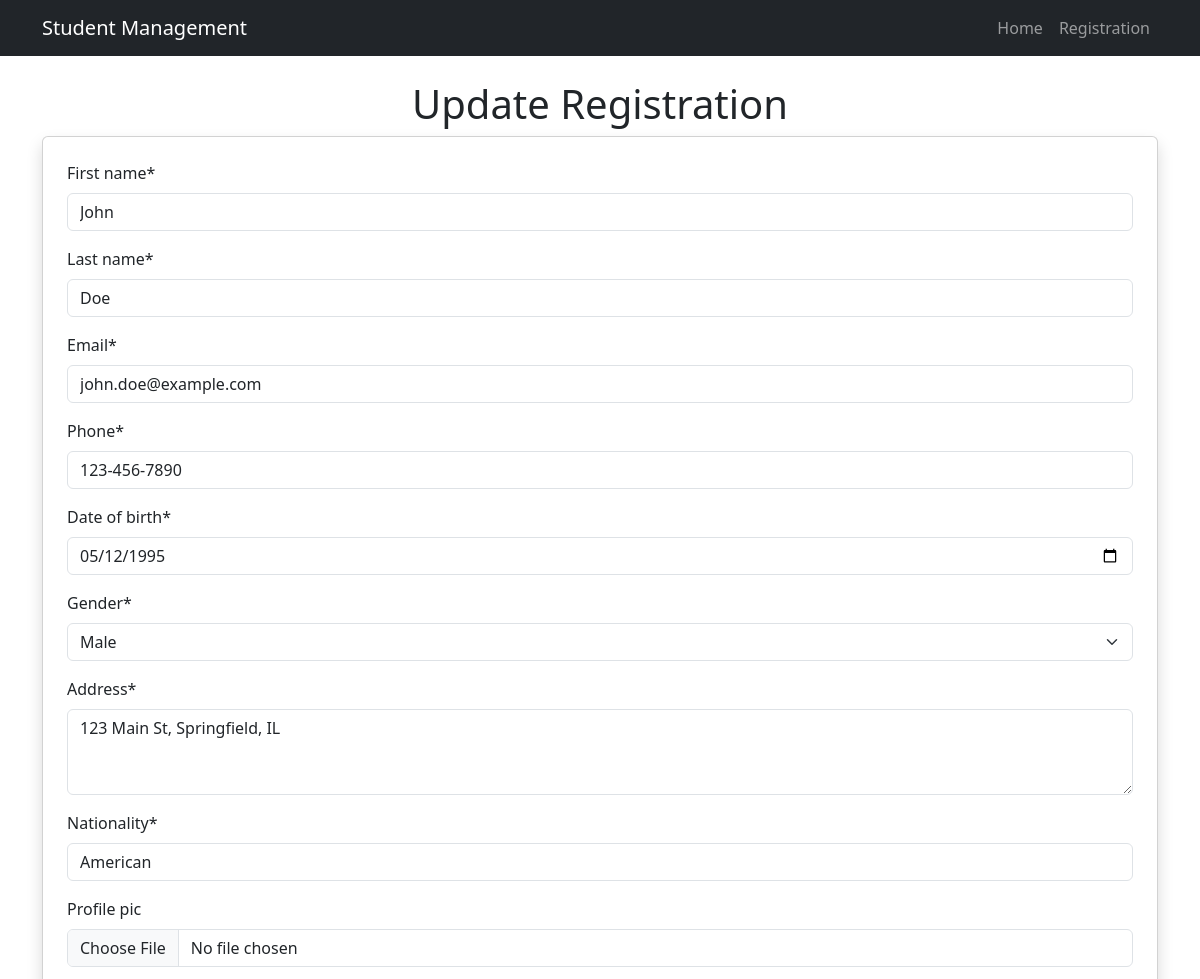
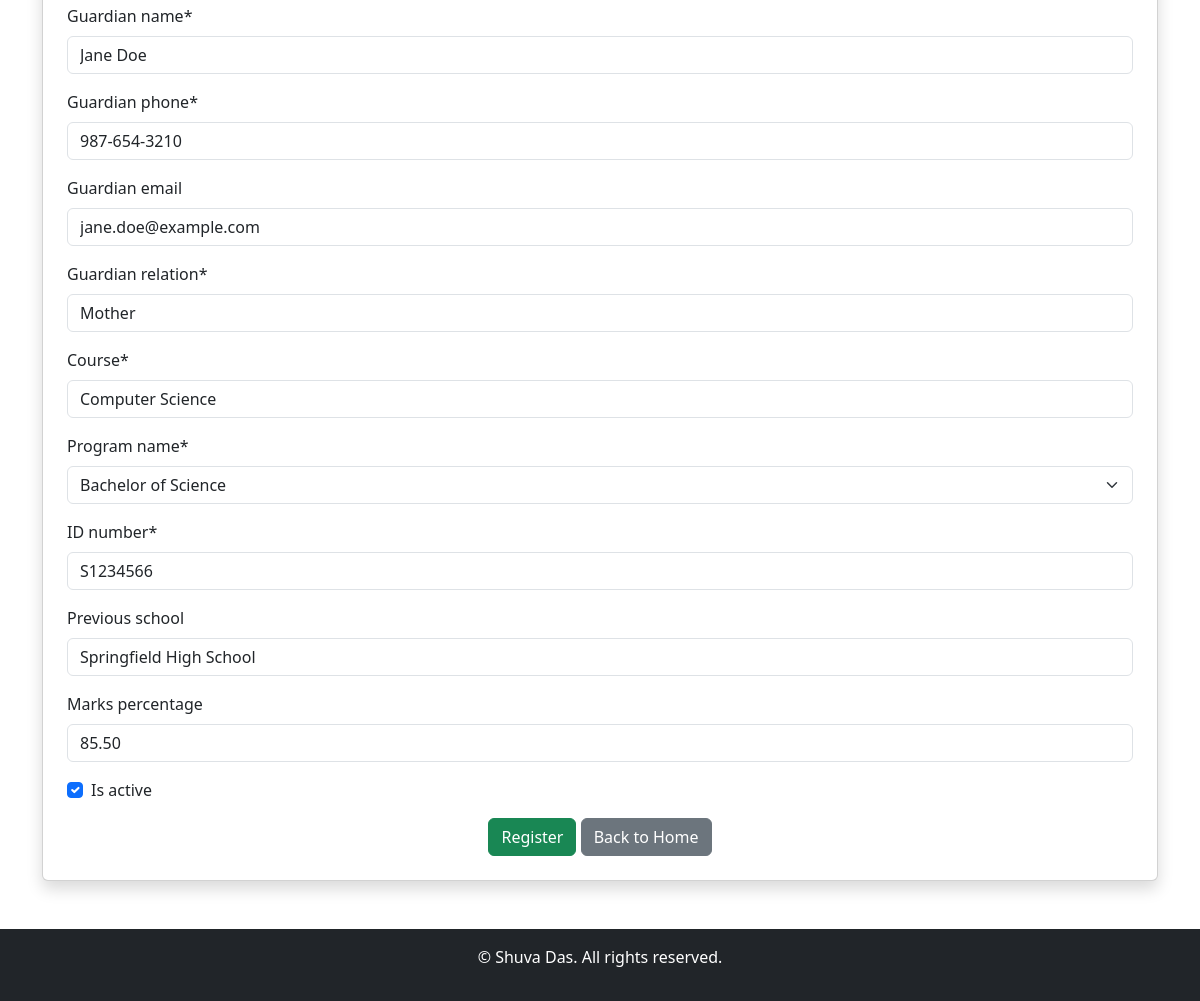
The app's page /edit/student/2 with its own data (2 pictures, top to bottom).
### students/models.py (models this page shows, shortened)
class Student(models.Model):
    GENDER_CHOICES=[
        ('M','Male'),
        ('F','Female'),
        ('O','Other'),
    ]
    PROGRAM_NAME=[
        ('B.Tech','Bachelor of Technology'),
        ('M.Tech','Master of Technology'),
        ('B.Sc','Bachelor of Science'),
        ('M.Sc','Master of Science'),
        ('B.Com','Bachelor of Commerce'),
        ('M.Com','Master of Commerce'),
        ('B.A','Bachelor of Arts'),
        ('M.A','Master of Arts'),
        ('B.B.A','Bachelor of Business Administration'),
        ('M.B.A','Master of Business Administration'),
        ('B.C.A','Bachelor of Computer Applications'),
        ('M.C.A','Master of Computer Applications'),
        ('B.Ed','Bachelor of Education'),
        ('M.Ed','Master of Education'),
        ('B.Arch','Bachelor of Architecture'),
        ('M.Arch','Master of Architecture'),
        ('B.Pharma','Bachelor of Pharmacy'),
        ('M.Pharma','Master of Pharmacy'),
        ('B.Sc Nursing','Bachelor of Science in Nursing'),
        ('M.Sc Nursing','Master of Science in Nursing'),
        ('BDS','Bachelor of Dental Surgery'),
        ('MDS','Master of Dental Surgery'),
        ('MBBS','Bachelor of Medicine and Bachelor of Surgery'),
        ('MD','Doctor of Medicine'),
        ('MS','Master of Surgery'),
        ('DM','Doctorate of Medicine'),
        ('M.Ch','Master of Chirurgiae'),
        ('Diploma','Diploma'),
        ('PG Diploma','Post Graduate Diploma'),
        ('Ph.D','Doctor of Philosophy'),
        ('M.Phil','Master of Philosophy'),
        ('LLB','Bachelor of Laws'),
        ('LLM','Master of Laws'),
        ('B.Arch','Bachelor of Architecture'),
        ('M.Arch','Master of Architecture'),
        ('B.Pharma','Bachelor of Pharmacy'),
        ('M.Pharma','Master of Pharmacy'),
        ('B.Sc Nursing','Bachelor of Science in Nursing'),
        ('M.Sc Nursing','Master of Science in Nursing'),
        ('BDS','Bachelor of Dental Surgery'),
        ('MDS','Master of Dental Surgery'),
        ('MBBS','Bachelor of Medicine and Bachelor of Surgery'),
        ('MD','Doctor of Medicine'),
        ('MS','Master of Surgery'),
        ('DM','Doctorate of Medicine'),
        ('M.Ch','Master of Chirurgiae'),
        ('Diploma','Diploma'),
        ('PG Diploma','Post Graduate Diploma'),
        ('Ph.D','Doctor of Philosophy'),
        ('M.Phil','Master of Philosophy'),
        ('LLB','Bachelor of Laws'),
        ('LLM','Master of Laws'),
        ('B.Arch','Bachelor of Architecture'),
        ('M.Arch','Master of Architecture'),
        ('B.Pharma','Bachelor of Pharmacy'),
        ('M.Pharma','Master of Pharmacy'),
        ('B.Sc Nursing','Bachelor of Science in Nursing'),
        ('M.Sc Nursing','Master of Science in Nursing'),
        ('BDS','Bachelor of Dental Surgery'),
        ('MDS','Master of Dental Surgery'),
        ('MBBS','Bachelor of Medicine and Bachelor of Surgery'),
        ('MD','Doctor of Medicine'),
        ('MS','Master of Surgery'),
        ('DM','Doctorate of Medicine'),
        ('M.Ch','Master of Chirurgiae'),
        ('Diploma','Diploma'),
        ('PG Diploma','Post Graduate Diploma'),
        ('Ph.D','Doctor of Philosophy'),
        ('M.Phil','Master of Philosophy'),
        ('LLB','Bachelor of Laws'),
        ('LLM','Master of Laws'),
        ('B.Arch','Bachelor of Architecture'),
        ('M.Arch','Master of Architecture'),
        ('B.Pharma','Bachelor of Pharmacy'),
        ('M.Pharma','Master of Pharmacy'),
        ('B.Sc Nursing','Bachelor of Science in Nursing'),
        ('M.Sc Nursing','Master of Science in Nursing'),
        ('BDS','Bachelor of Dental Surgery'),
        ('MDS','Master of Dental Surgery'),
        ('MBBS','Bachelor of Medicine and Bachelor of Surgery'),
        ('MD','Doctor of Medicine'),
        ('MS','Master of Surgery'),
        ('DM','Doctorate of Medicine'),
        ('M.Ch','Master of Chirurgiae'),
        ('Diploma','Diploma'),
        ('PG Diploma','Post Graduate Diploma'),
        ('Ph.D','Doctor of Philosophy'),
        ('M.Phil','Master of Philosophy'),
        ('LLB','Bachelor of Laws'),
        ('LLM','Master of Laws'),
        ('B.Arch','Bachelor of Architecture'),
        ('M.Arch','Master of Architecture'),
        ('B.Pharma','Bachelor of Pharmacy'),
        ('M.Pharma','Master of Pharmacy'),
        ('B.Sc Nursing','Bachelor of Science in Nursing'),
        ('M.Sc Nursing','Master of Science in Nursing'),
        ('BDS','Bachelor of Dental Surgery'),
        ('MDS','Master of Dental Surgery'),
        ('MBBS','Bachelor of Medicine and Bachelor of Surgery'),
        ('MD','Doctor of Medicine'),
        ('MS','Master of Surgery'),
        ('DM','Doctorate of Medicine'),
        ('M.Ch','Master of Chirurgiae'),
        ('Diploma','Diploma'),
        ('PG Diploma','Post Graduate Diploma'),
        ('Ph.D','Doctor of Philosophy'),
    ]
    first_name = models.CharField(max_length=100)
    last_name = models.CharField(max_length=100)
    email=models.EmailField(unique=True)
    phone=models.CharField(max_length=15)
    date_of_birth=models.DateField()
    gender=models.CharField(max_length=1,choices=GENDER_CHOICES)
    address=models.TextField()
    nationality=models.CharField(max_length=50)
    profile_pic=models.ImageField(upload_to='profile_pics/',null=True,blank=True)
    guardian_name=models.CharField(max_length=100)
    guardian_phone=models.CharField(max_length=15)
    guardian_email=models.EmailField(null=True,blank=True)
    guardian_relation=models.CharField(max_length=50)
    admission_date=models.DateField(auto_now_add=True)
    course=models.CharField(max_length=150)
    program_name=models.CharField(max_length=20,choices=PROGRAM_NAME)
    ID_number=models.CharField(max_length=20,unique=True)
    previous_school=models.CharField(max_length=150,null=True,blank=True)
    marks_percentage=models.DecimalField(max_digits=5,decimal_places=2,null=True,blank=True)
    is_active=models.BooleanField(default=True)
    created_at=models.DateTimeField(auto_now_add=True)
    updated_at=models.DateTimeField(auto_now=True)

### students/views.py (the view)
# urls.py: path('edit/student/<int:student_id>',edit_information,name='edit_information'),
def edit_information(request,student_id):
    student=get_object_or_404(Student,pk=student_id)
    if request.method == "POST":
        form =EditStudentRegistrationForm(request.POST,instance=student)
        if form.is_valid():
            form.save()
            messages.success(request,'Updated Successfully!')
            return redirect('/')
    else:
        form=EditStudentRegistrationForm(instance=student)
        context={
            'form':form
        }
        return render(request,'registration.html',context)

### templates/registration.html (shortened to what this page needs)
{% extends "index.html" %}
{% load crispy_forms_tags %}
{% block content %}
    <h1 class="text-center">
        {% if form.instance.pk %}
            Update
        {% else %}
            Student
        {% endif %}
        Registration
    </h1>
    <div class="card shadow p-4">
        <form method="post" enctype="multipart/form-data">
            {{ form|crispy }}
            <div class="text-center">
                <button type="submit" class="btn btn-success">Register</button>
                <a href="{% url 'homepage' %}" class="btn btn-secondary">Back to Home</a>
            </div>
        </form>
    </div>
{% endblock %}

### records on screen
Student: first_name "John", last_name "Doe", email "john.doe@example.com", phone "123-456-7890", date_of_birth "05/12/1995", gender "Male", address "123 Main St, Springfield, IL", nationality "American", guardian_name "Jane Doe", guardian_phone "987-654-3210", guardian_email "jane.doe@example.com", guardian_relation "Mother", course "Computer Science", program_name "Bachelor of Science", ID_number "S1234566", previous_school "Springfield High School", marks_percentage "85.50", is_active "☑"
